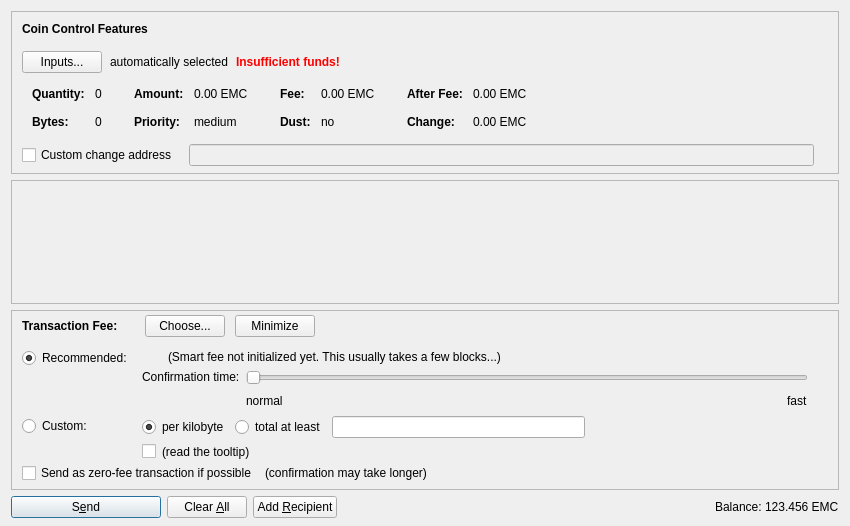
<?xml version="1.0" encoding="UTF-8"?>
<ui version="4.0">
 <class>SendCoinsDialog</class>
 <widget class="QDialog" name="SendCoinsDialog">
  <property name="geometry">
   <rect>
    <x>0</x>
    <y>0</y>
    <width>850</width>
    <height>526</height>
   </rect>
  </property>
  <property name="windowTitle">
   <string>Send Coins</string>
  </property>
  <layout class="QVBoxLayout" name="verticalLayout" stretch="0,1,0,0">
   <property name="bottomMargin">
    <number>8</number>
   </property>
   <item>
    <widget class="QFrame" name="frameCoinControl">
     <property name="sizePolicy">
      <sizepolicy hsizetype="Expanding" vsizetype="Expanding">
       <horstretch>0</horstretch>
       <verstretch>0</verstretch>
      </sizepolicy>
     </property>
     <property name="maximumSize">
      <size>
       <width>16777215</width>
       <height>16777215</height>
      </size>
     </property>
     <property name="frameShape">
      <enum>QFrame::StyledPanel</enum>
     </property>
     <property name="frameShadow">
      <enum>QFrame::Sunken</enum>
     </property>
     <layout class="QVBoxLayout" name="verticalLayoutCoinControl2">
      <property name="spacing">
       <number>0</number>
      </property>
      <property name="leftMargin">
       <number>0</number>
      </property>
      <property name="topMargin">
       <number>0</number>
      </property>
      <property name="rightMargin">
       <number>0</number>
      </property>
      <property name="bottomMargin">
       <number>6</number>
      </property>
      <item>
       <layout class="QVBoxLayout" name="verticalLayoutCoinControl" stretch="0,0,0,0,1">
        <property name="spacing">
         <number>0</number>
        </property>
        <property name="leftMargin">
         <number>10</number>
        </property>
        <property name="topMargin">
         <number>10</number>
        </property>
        <item>
         <layout class="QHBoxLayout" name="horizontalLayoutCoinControl1">
          <property name="bottomMargin">
           <number>15</number>
          </property>
          <item>
           <widget class="QLabel" name="labelCoinControlFeatures">
            <property name="sizePolicy">
             <sizepolicy hsizetype="Preferred" vsizetype="Maximum">
              <horstretch>0</horstretch>
              <verstretch>0</verstretch>
             </sizepolicy>
            </property>
            <property name="font">
             <font>
              <weight>75</weight>
              <bold>true</bold>
             </font>
            </property>
            <property name="styleSheet">
             <string notr="true">font-weight:bold;</string>
            </property>
            <property name="text">
             <string>Coin Control Features</string>
            </property>
           </widget>
          </item>
         </layout>
        </item>
        <item>
         <layout class="QHBoxLayout" name="horizontalLayoutCoinControl2" stretch="0,0,0,0">
          <property name="spacing">
           <number>8</number>
          </property>
          <property name="bottomMargin">
           <number>10</number>
          </property>
          <item>
           <widget class="QPushButton" name="pushButtonCoinControl">
            <property name="styleSheet">
             <string notr="true"/>
            </property>
            <property name="text">
             <string>Inputs...</string>
            </property>
            <property name="autoDefault">
             <bool>false</bool>
            </property>
           </widget>
          </item>
          <item>
           <widget class="QLabel" name="labelCoinControlAutomaticallySelected">
            <property name="text">
             <string>automatically selected</string>
            </property>
            <property name="margin">
             <number>5</number>
            </property>
           </widget>
          </item>
          <item>
           <widget class="QLabel" name="labelCoinControlInsuffFunds">
            <property name="font">
             <font>
              <weight>75</weight>
              <bold>true</bold>
             </font>
            </property>
            <property name="styleSheet">
             <string notr="true">color:red;font-weight:bold;</string>
            </property>
            <property name="text">
             <string>Insufficient funds!</string>
            </property>
            <property name="margin">
             <number>5</number>
            </property>
           </widget>
          </item>
          <item>
           <spacer name="horizontalSpacerCoinControl">
            <property name="orientation">
             <enum>Qt::Horizontal</enum>
            </property>
            <property name="sizeHint" stdset="0">
             <size>
              <width>40</width>
              <height>1</height>
             </size>
            </property>
           </spacer>
          </item>
         </layout>
        </item>
        <item>
         <widget class="QWidget" name="widgetCoinControl" native="true">
          <property name="sizePolicy">
           <sizepolicy hsizetype="Preferred" vsizetype="Preferred">
            <horstretch>0</horstretch>
            <verstretch>0</verstretch>
           </sizepolicy>
          </property>
          <property name="minimumSize">
           <size>
            <width>0</width>
            <height>0</height>
           </size>
          </property>
          <property name="styleSheet">
           <string notr="true"/>
          </property>
          <layout class="QHBoxLayout" name="horizontalLayoutCoinControl5">
           <property name="leftMargin">
            <number>0</number>
           </property>
           <property name="topMargin">
            <number>0</number>
           </property>
           <property name="rightMargin">
            <number>0</number>
           </property>
           <property name="bottomMargin">
            <number>0</number>
           </property>
           <item>
            <layout class="QHBoxLayout" name="horizontalLayoutCoinControl3" stretch="0,0,0,1">
             <property name="spacing">
              <number>20</number>
             </property>
             <property name="topMargin">
              <number>0</number>
             </property>
             <property name="bottomMargin">
              <number>10</number>
             </property>
             <item>
              <layout class="QFormLayout" name="formLayoutCoinControl1">
               <property name="horizontalSpacing">
                <number>10</number>
               </property>
               <property name="verticalSpacing">
                <number>14</number>
               </property>
               <property name="leftMargin">
                <number>10</number>
               </property>
               <property name="topMargin">
                <number>4</number>
               </property>
               <property name="rightMargin">
                <number>6</number>
               </property>
               <item row="0" column="0">
                <widget class="QLabel" name="labelCoinControlQuantityText">
                 <property name="font">
                  <font>
                   <weight>75</weight>
                   <bold>true</bold>
                  </font>
                 </property>
                 <property name="text">
                  <string>Quantity:</string>
                 </property>
                 <property name="margin">
                  <number>0</number>
                 </property>
                </widget>
               </item>
               <item row="0" column="1">
                <widget class="QLabel" name="labelCoinControlQuantity">
                 <property name="cursor">
                  <cursorShape>IBeamCursor</cursorShape>
                 </property>
                 <property name="contextMenuPolicy">
                  <enum>Qt::ActionsContextMenu</enum>
                 </property>
                 <property name="text">
                  <string notr="true">0</string>
                 </property>
                 <property name="margin">
                  <number>0</number>
                 </property>
                 <property name="textInteractionFlags">
                  <set>Qt::LinksAccessibleByMouse|Qt::TextSelectableByKeyboard|Qt::TextSelectableByMouse</set>
                 </property>
                </widget>
               </item>
               <item row="1" column="0">
                <widget class="QLabel" name="labelCoinControlBytesText">
                 <property name="font">
                  <font>
                   <weight>75</weight>
                   <bold>true</bold>
                  </font>
                 </property>
                 <property name="text">
                  <string>Bytes:</string>
                 </property>
                </widget>
               </item>
               <item row="1" column="1">
                <widget class="QLabel" name="labelCoinControlBytes">
                 <property name="cursor">
                  <cursorShape>IBeamCursor</cursorShape>
                 </property>
                 <property name="contextMenuPolicy">
                  <enum>Qt::ActionsContextMenu</enum>
                 </property>
                 <property name="text">
                  <string notr="true">0</string>
                 </property>
                 <property name="textInteractionFlags">
                  <set>Qt::LinksAccessibleByMouse|Qt::TextSelectableByKeyboard|Qt::TextSelectableByMouse</set>
                 </property>
                </widget>
               </item>
              </layout>
             </item>
             <item>
              <layout class="QFormLayout" name="formLayoutCoinControl2">
               <property name="horizontalSpacing">
                <number>10</number>
               </property>
               <property name="verticalSpacing">
                <number>14</number>
               </property>
               <property name="leftMargin">
                <number>6</number>
               </property>
               <property name="topMargin">
                <number>4</number>
               </property>
               <property name="rightMargin">
                <number>6</number>
               </property>
               <item row="0" column="0">
                <widget class="QLabel" name="labelCoinControlAmountText">
                 <property name="font">
                  <font>
                   <weight>75</weight>
                   <bold>true</bold>
                  </font>
                 </property>
                 <property name="text">
                  <string>Amount:</string>
                 </property>
                 <property name="margin">
                  <number>0</number>
                 </property>
                </widget>
               </item>
               <item row="0" column="1">
                <widget class="QLabel" name="labelCoinControlAmount">
                 <property name="cursor">
                  <cursorShape>IBeamCursor</cursorShape>
                 </property>
                 <property name="contextMenuPolicy">
                  <enum>Qt::ActionsContextMenu</enum>
                 </property>
                 <property name="text">
                  <string notr="true">0.00 EMC</string>
                 </property>
                 <property name="textInteractionFlags">
                  <set>Qt::LinksAccessibleByMouse|Qt::TextSelectableByKeyboard|Qt::TextSelectableByMouse</set>
                 </property>
                </widget>
               </item>
               <item row="1" column="0">
                <widget class="QLabel" name="labelCoinControlPriorityText">
                 <property name="font">
                  <font>
                   <weight>75</weight>
                   <bold>true</bold>
                  </font>
                 </property>
                 <property name="text">
                  <string>Priority:</string>
                 </property>
                </widget>
               </item>
               <item row="1" column="1">
                <widget class="QLabel" name="labelCoinControlPriority">
                 <property name="cursor">
                  <cursorShape>IBeamCursor</cursorShape>
                 </property>
                 <property name="contextMenuPolicy">
                  <enum>Qt::ActionsContextMenu</enum>
                 </property>
                 <property name="text">
                  <string notr="true">medium</string>
                 </property>
                 <property name="textInteractionFlags">
                  <set>Qt::LinksAccessibleByMouse|Qt::TextSelectableByKeyboard|Qt::TextSelectableByMouse</set>
                 </property>
                </widget>
               </item>
              </layout>
             </item>
             <item>
              <layout class="QFormLayout" name="formLayoutCoinControl3">
               <property name="horizontalSpacing">
                <number>10</number>
               </property>
               <property name="verticalSpacing">
                <number>14</number>
               </property>
               <property name="leftMargin">
                <number>6</number>
               </property>
               <property name="topMargin">
                <number>4</number>
               </property>
               <property name="rightMargin">
                <number>6</number>
               </property>
               <item row="0" column="0">
                <widget class="QLabel" name="labelCoinControlFeeText">
                 <property name="font">
                  <font>
                   <weight>75</weight>
                   <bold>true</bold>
                  </font>
                 </property>
                 <property name="text">
                  <string>Fee:</string>
                 </property>
                 <property name="margin">
                  <number>0</number>
                 </property>
                </widget>
               </item>
               <item row="0" column="1">
                <widget class="QLabel" name="labelCoinControlFee">
                 <property name="cursor">
                  <cursorShape>IBeamCursor</cursorShape>
                 </property>
                 <property name="contextMenuPolicy">
                  <enum>Qt::ActionsContextMenu</enum>
                 </property>
                 <property name="text">
                  <string notr="true">0.00 EMC</string>
                 </property>
                 <property name="textInteractionFlags">
                  <set>Qt::LinksAccessibleByMouse|Qt::TextSelectableByKeyboard|Qt::TextSelectableByMouse</set>
                 </property>
                </widget>
               </item>
               <item row="1" column="0">
                <widget class="QLabel" name="labelCoinControlLowOutputText">
                 <property name="font">
                  <font>
                   <weight>75</weight>
                   <bold>true</bold>
                  </font>
                 </property>
                 <property name="text">
                  <string>Dust:</string>
                 </property>
                </widget>
               </item>
               <item row="1" column="1">
                <widget class="QLabel" name="labelCoinControlLowOutput">
                 <property name="cursor">
                  <cursorShape>IBeamCursor</cursorShape>
                 </property>
                 <property name="contextMenuPolicy">
                  <enum>Qt::ActionsContextMenu</enum>
                 </property>
                 <property name="text">
                  <string notr="true">no</string>
                 </property>
                 <property name="textInteractionFlags">
                  <set>Qt::LinksAccessibleByMouse|Qt::TextSelectableByKeyboard|Qt::TextSelectableByMouse</set>
                 </property>
                </widget>
               </item>
              </layout>
             </item>
             <item>
              <layout class="QFormLayout" name="formLayoutCoinControl4">
               <property name="horizontalSpacing">
                <number>10</number>
               </property>
               <property name="verticalSpacing">
                <number>14</number>
               </property>
               <property name="leftMargin">
                <number>6</number>
               </property>
               <property name="topMargin">
                <number>4</number>
               </property>
               <property name="rightMargin">
                <number>6</number>
               </property>
               <item row="0" column="0">
                <widget class="QLabel" name="labelCoinControlAfterFeeText">
                 <property name="font">
                  <font>
                   <weight>75</weight>
                   <bold>true</bold>
                  </font>
                 </property>
                 <property name="text">
                  <string>After Fee:</string>
                 </property>
                 <property name="margin">
                  <number>0</number>
                 </property>
                </widget>
               </item>
               <item row="0" column="1">
                <widget class="QLabel" name="labelCoinControlAfterFee">
                 <property name="cursor">
                  <cursorShape>IBeamCursor</cursorShape>
                 </property>
                 <property name="contextMenuPolicy">
                  <enum>Qt::ActionsContextMenu</enum>
                 </property>
                 <property name="text">
                  <string notr="true">0.00 EMC</string>
                 </property>
                 <property name="textInteractionFlags">
                  <set>Qt::LinksAccessibleByMouse|Qt::TextSelectableByKeyboard|Qt::TextSelectableByMouse</set>
                 </property>
                </widget>
               </item>
               <item row="1" column="0">
                <widget class="QLabel" name="labelCoinControlChangeText">
                 <property name="font">
                  <font>
                   <weight>75</weight>
                   <bold>true</bold>
                  </font>
                 </property>
                 <property name="text">
                  <string>Change:</string>
                 </property>
                </widget>
               </item>
               <item row="1" column="1">
                <widget class="QLabel" name="labelCoinControlChange">
                 <property name="cursor">
                  <cursorShape>IBeamCursor</cursorShape>
                 </property>
                 <property name="contextMenuPolicy">
                  <enum>Qt::ActionsContextMenu</enum>
                 </property>
                 <property name="text">
                  <string notr="true">0.00 EMC</string>
                 </property>
                 <property name="textInteractionFlags">
                  <set>Qt::LinksAccessibleByMouse|Qt::TextSelectableByKeyboard|Qt::TextSelectableByMouse</set>
                 </property>
                </widget>
               </item>
              </layout>
             </item>
            </layout>
           </item>
          </layout>
         </widget>
        </item>
        <item>
         <layout class="QHBoxLayout" name="horizontalLayoutCoinControl4" stretch="0,0,0">
          <property name="spacing">
           <number>12</number>
          </property>
          <property name="sizeConstraint">
           <enum>QLayout::SetDefaultConstraint</enum>
          </property>
          <property name="topMargin">
           <number>5</number>
          </property>
          <property name="rightMargin">
           <number>5</number>
          </property>
          <item>
           <widget class="QCheckBox" name="checkBoxCoinControlChange">
            <property name="toolTip">
             <string>If this is activated, but the change address is empty or invalid, change will be sent to a newly generated address.</string>
            </property>
            <property name="text">
             <string>Custom change address</string>
            </property>
           </widget>
          </item>
          <item>
           <widget class="QValidatedLineEdit" name="lineEditCoinControlChange">
            <property name="enabled">
             <bool>false</bool>
            </property>
            <property name="sizePolicy">
             <sizepolicy hsizetype="Expanding" vsizetype="Fixed">
              <horstretch>0</horstretch>
              <verstretch>0</verstretch>
             </sizepolicy>
            </property>
           </widget>
          </item>
          <item>
           <widget class="QLabel" name="labelCoinControlChangeLabel">
            <property name="sizePolicy">
             <sizepolicy hsizetype="Preferred" vsizetype="Expanding">
              <horstretch>0</horstretch>
              <verstretch>0</verstretch>
             </sizepolicy>
            </property>
            <property name="minimumSize">
             <size>
              <width>0</width>
              <height>0</height>
             </size>
            </property>
            <property name="text">
             <string/>
            </property>
            <property name="margin">
             <number>3</number>
            </property>
           </widget>
          </item>
         </layout>
        </item>
        <item>
         <spacer name="verticalSpacerCoinControl">
          <property name="orientation">
           <enum>Qt::Vertical</enum>
          </property>
          <property name="sizeHint" stdset="0">
           <size>
            <width>800</width>
            <height>1</height>
           </size>
          </property>
         </spacer>
        </item>
       </layout>
      </item>
     </layout>
    </widget>
   </item>
   <item>
    <widget class="QScrollArea" name="scrollArea">
     <property name="widgetResizable">
      <bool>true</bool>
     </property>
     <widget class="QWidget" name="scrollAreaWidgetContents">
      <property name="geometry">
       <rect>
        <x>0</x>
        <y>0</y>
        <width>830</width>
        <height>68</height>
       </rect>
      </property>
      <layout class="QVBoxLayout" name="verticalLayout_2" stretch="0,1">
       <property name="leftMargin">
        <number>0</number>
       </property>
       <property name="topMargin">
        <number>0</number>
       </property>
       <property name="rightMargin">
        <number>0</number>
       </property>
       <property name="bottomMargin">
        <number>0</number>
       </property>
       <item>
        <layout class="QVBoxLayout" name="entries">
         <property name="spacing">
          <number>6</number>
         </property>
        </layout>
       </item>
       <item>
        <spacer name="verticalSpacer">
         <property name="orientation">
          <enum>Qt::Vertical</enum>
         </property>
         <property name="sizeHint" stdset="0">
          <size>
           <width>20</width>
           <height>40</height>
          </size>
         </property>
        </spacer>
       </item>
      </layout>
     </widget>
    </widget>
   </item>
   <item>
    <widget class="QFrame" name="frameFee">
     <property name="sizePolicy">
      <sizepolicy hsizetype="Expanding" vsizetype="Expanding">
       <horstretch>0</horstretch>
       <verstretch>0</verstretch>
      </sizepolicy>
     </property>
     <property name="maximumSize">
      <size>
       <width>16777215</width>
       <height>16777215</height>
      </size>
     </property>
     <property name="frameShape">
      <enum>QFrame::StyledPanel</enum>
     </property>
     <property name="frameShadow">
      <enum>QFrame::Sunken</enum>
     </property>
     <layout class="QVBoxLayout" name="verticalLayoutFee1">
      <property name="spacing">
       <number>0</number>
      </property>
      <property name="leftMargin">
       <number>0</number>
      </property>
      <property name="topMargin">
       <number>0</number>
      </property>
      <property name="rightMargin">
       <number>0</number>
      </property>
      <property name="bottomMargin">
       <number>0</number>
      </property>
      <item>
       <layout class="QVBoxLayout" name="verticalLayoutFee2" stretch="0,0,0">
        <property name="spacing">
         <number>0</number>
        </property>
        <property name="leftMargin">
         <number>10</number>
        </property>
        <property name="topMargin">
         <number>0</number>
        </property>
        <item>
         <layout class="QHBoxLayout" name="horizontalLayoutFee1">
          <property name="bottomMargin">
           <number>0</number>
          </property>
          <item>
           <layout class="QVBoxLayout" name="verticalLayoutFee7">
            <property name="spacing">
             <number>0</number>
            </property>
            <item>
             <spacer name="verticalSpacerSmartFee">
              <property name="orientation">
               <enum>Qt::Vertical</enum>
              </property>
              <property name="sizeType">
               <enum>QSizePolicy::Fixed</enum>
              </property>
              <property name="sizeHint" stdset="0">
               <size>
                <width>1</width>
                <height>4</height>
               </size>
              </property>
             </spacer>
            </item>
            <item>
             <layout class="QHBoxLayout" name="horizontalLayoutSmartFee">
              <property name="spacing">
               <number>10</number>
              </property>
              <item>
               <widget class="QLabel" name="labelFeeHeadline">
                <property name="sizePolicy">
                 <sizepolicy hsizetype="Preferred" vsizetype="Maximum">
                  <horstretch>0</horstretch>
                  <verstretch>0</verstretch>
                 </sizepolicy>
                </property>
                <property name="font">
                 <font>
                  <weight>75</weight>
                  <bold>true</bold>
                 </font>
                </property>
                <property name="styleSheet">
                 <string notr="true">font-weight:bold;</string>
                </property>
                <property name="text">
                 <string>Transaction Fee:</string>
                </property>
               </widget>
              </item>
              <item>
               <widget class="QLabel" name="labelFeeMinimized">
                <property name="text">
                 <string/>
                </property>
               </widget>
              </item>
              <item>
               <widget class="QPushButton" name="buttonChooseFee">
                <property name="text">
                 <string>Choose...</string>
                </property>
               </widget>
              </item>
              <item>
               <widget class="QPushButton" name="buttonMinimizeFee">
                <property name="toolTip">
                 <string>collapse fee-settings</string>
                </property>
                <property name="text">
                 <string>Minimize</string>
                </property>
               </widget>
              </item>
             </layout>
            </item>
            <item>
             <spacer name="verticalSpacer_5">
              <property name="orientation">
               <enum>Qt::Vertical</enum>
              </property>
              <property name="sizeHint" stdset="0">
               <size>
                <width>1</width>
                <height>1</height>
               </size>
              </property>
             </spacer>
            </item>
           </layout>
          </item>
          <item>
           <spacer name="horizontalSpacer_4">
            <property name="orientation">
             <enum>Qt::Horizontal</enum>
            </property>
            <property name="sizeHint" stdset="0">
             <size>
              <width>40</width>
              <height>20</height>
             </size>
            </property>
           </spacer>
          </item>
         </layout>
        </item>
        <item>
         <widget class="QFrame" name="frameFeeSelection">
          <layout class="QVBoxLayout" name="verticalLayoutFee12">
           <property name="spacing">
            <number>0</number>
           </property>
           <property name="leftMargin">
            <number>0</number>
           </property>
           <property name="topMargin">
            <number>0</number>
           </property>
           <property name="rightMargin">
            <number>0</number>
           </property>
           <property name="bottomMargin">
            <number>0</number>
           </property>
           <item>
            <layout class="QGridLayout" name="gridLayoutFee">
             <property name="topMargin">
              <number>10</number>
             </property>
             <property name="bottomMargin">
              <number>4</number>
             </property>
             <property name="horizontalSpacing">
              <number>10</number>
             </property>
             <property name="verticalSpacing">
              <number>4</number>
             </property>
             <item row="1" column="1">
              <layout class="QVBoxLayout" name="verticalLayoutFee8">
               <property name="spacing">
                <number>6</number>
               </property>
               <item>
                <layout class="QHBoxLayout" name="horizontalLayoutFee13">
                 <item>
                  <widget class="QRadioButton" name="radioCustomPerKilobyte">
                   <property name="toolTip">
                    <string>If the custom fee is set to 1000 satoshis and the transaction is only 250 bytes, then &quot;per kilobyte&quot; only pays 250 satoshis in fee, while &quot;at least&quot; pays 1000 satoshis. For transactions bigger than a kilobyte both pay by kilobyte.</string>
                   </property>
                   <property name="text">
                    <string>per kilobyte</string>
                   </property>
                   <property name="checked">
                    <bool>true</bool>
                   </property>
                   <attribute name="buttonGroup">
                    <string notr="true">groupCustomFee</string>
                   </attribute>
                  </widget>
                 </item>
                 <item>
                  <widget class="QRadioButton" name="radioCustomAtLeast">
                   <property name="toolTip">
                    <string>If the custom fee is set to 1000 satoshis and the transaction is only 250 bytes, then &quot;per kilobyte&quot; only pays 250 satoshis in fee, while &quot;total at least&quot; pays 1000 satoshis. For transactions bigger than a kilobyte both pay by kilobyte.</string>
                   </property>
                   <property name="text">
                    <string>total at least</string>
                   </property>
                   <attribute name="buttonGroup">
                    <string notr="true">groupCustomFee</string>
                   </attribute>
                  </widget>
                 </item>
                 <item>
                  <widget class="BitcoinAmountField" name="customFee"/>
                 </item>
                 <item>
                  <spacer name="horizontalSpacer_6">
                   <property name="orientation">
                    <enum>Qt::Horizontal</enum>
                   </property>
                   <property name="sizeHint" stdset="0">
                    <size>
                     <width>1</width>
                     <height>1</height>
                    </size>
                   </property>
                  </spacer>
                 </item>
                </layout>
               </item>
               <item>
                <layout class="QHBoxLayout" name="horizontalLayoutFee8">
                 <item>
                  <widget class="QCheckBox" name="checkBoxMinimumFee">
                   <property name="toolTip">
                    <string>Paying only the minimum fee is just fine as long as there is less transaction volume than space in the blocks. But be aware that this can end up in a never confirming transaction once there is more demand for supermaxcoin transactions than the network can process.</string>
                   </property>
                   <property name="text">
                    <string/>
                   </property>
                  </widget>
                 </item>
                 <item>
                  <widget class="QLabel" name="labelMinFeeWarning">
                   <property name="enabled">
                    <bool>true</bool>
                   </property>
                   <property name="toolTip">
                    <string>Paying only the minimum fee is just fine as long as there is less transaction volume than space in the blocks. But be aware that this can end up in a never confirming transaction once there is more demand for supermaxcoin transactions than the network can process.</string>
                   </property>
                   <property name="text">
                    <string>(read the tooltip)</string>
                   </property>
                   <property name="margin">
                    <number>5</number>
                   </property>
                  </widget>
                 </item>
                 <item>
                  <spacer name="horizontalSpacer_2">
                   <property name="orientation">
                    <enum>Qt::Horizontal</enum>
                   </property>
                   <property name="sizeHint" stdset="0">
                    <size>
                     <width>1</width>
                     <height>1</height>
                    </size>
                   </property>
                  </spacer>
                 </item>
                </layout>
               </item>
              </layout>
             </item>
             <item row="0" column="0">
              <layout class="QVBoxLayout" name="verticalLayoutFee4" stretch="0,1">
               <item>
                <widget class="QRadioButton" name="radioSmartFee">
                 <property name="text">
                  <string>Recommended:</string>
                 </property>
                 <property name="checked">
                  <bool>true</bool>
                 </property>
                 <attribute name="buttonGroup">
                  <string notr="true">groupFee</string>
                 </attribute>
                </widget>
               </item>
               <item>
                <spacer name="verticalSpacer_2">
                 <property name="orientation">
                  <enum>Qt::Vertical</enum>
                 </property>
                 <property name="sizeHint" stdset="0">
                  <size>
                   <width>1</width>
                   <height>1</height>
                  </size>
                 </property>
                </spacer>
               </item>
              </layout>
             </item>
             <item row="1" column="0">
              <layout class="QVBoxLayout" name="verticalLayoutFee9" stretch="0,1">
               <item>
                <widget class="QRadioButton" name="radioCustomFee">
                 <property name="text">
                  <string>Custom:</string>
                 </property>
                 <attribute name="buttonGroup">
                  <string notr="true">groupFee</string>
                 </attribute>
                </widget>
               </item>
               <item>
                <spacer name="verticalSpacer_6">
                 <property name="orientation">
                  <enum>Qt::Vertical</enum>
                 </property>
                 <property name="sizeHint" stdset="0">
                  <size>
                   <width>1</width>
                   <height>1</height>
                  </size>
                 </property>
                </spacer>
               </item>
              </layout>
             </item>
             <item row="0" column="1">
              <layout class="QVBoxLayout" name="verticalLayoutFee3" stretch="0,0,1">
               <property name="spacing">
                <number>6</number>
               </property>
               <property name="topMargin">
                <number>2</number>
               </property>
               <item>
                <layout class="QHBoxLayout" name="horizontalLayoutFee12">
                 <item>
                  <widget class="QLabel" name="labelSmartFee">
                   <property name="text">
                    <string/>
                   </property>
                   <property name="margin">
                    <number>2</number>
                   </property>
                  </widget>
                 </item>
                 <item>
                  <widget class="QLabel" name="labelFeeEstimation">
                   <property name="text">
                    <string/>
                   </property>
                  </widget>
                 </item>
                 <item>
                  <widget class="QLabel" name="labelSmartFee2">
                   <property name="text">
                    <string>(Smart fee not initialized yet. This usually takes a few blocks...)</string>
                   </property>
                   <property name="margin">
                    <number>2</number>
                   </property>
                  </widget>
                 </item>
                 <item>
                  <spacer name="horizontalSpacer_5">
                   <property name="orientation">
                    <enum>Qt::Horizontal</enum>
                   </property>
                   <property name="sizeHint" stdset="0">
                    <size>
                     <width>1</width>
                     <height>1</height>
                    </size>
                   </property>
                  </spacer>
                 </item>
                </layout>
               </item>
               <item>
                <layout class="QHBoxLayout" name="horizontalLayoutFee9">
                 <item>
                  <layout class="QVBoxLayout" name="verticalLayoutFee6">
                   <item>
                    <widget class="QLabel" name="labelSmartFee3">
                     <property name="text">
                      <string>Confirmation time:</string>
                     </property>
                     <property name="margin">
                      <number>2</number>
                     </property>
                    </widget>
                   </item>
                   <item>
                    <spacer name="verticalSpacer_3">
                     <property name="orientation">
                      <enum>Qt::Vertical</enum>
                     </property>
                     <property name="sizeHint" stdset="0">
                      <size>
                       <width>1</width>
                       <height>1</height>
                      </size>
                     </property>
                    </spacer>
                   </item>
                  </layout>
                 </item>
                 <item>
                  <layout class="QVBoxLayout" name="verticalLayoutFee5">
                   <property name="rightMargin">
                    <number>30</number>
                   </property>
                   <item>
                    <widget class="QSlider" name="sliderSmartFee">
                     <property name="minimum">
                      <number>0</number>
                     </property>
                     <property name="maximum">
                      <number>24</number>
                     </property>
                     <property name="pageStep">
                      <number>1</number>
                     </property>
                     <property name="value">
                      <number>0</number>
                     </property>
                     <property name="orientation">
                      <enum>Qt::Horizontal</enum>
                     </property>
                     <property name="invertedAppearance">
                      <bool>false</bool>
                     </property>
                     <property name="invertedControls">
                      <bool>false</bool>
                     </property>
                     <property name="tickPosition">
                      <enum>QSlider::NoTicks</enum>
                     </property>
                    </widget>
                   </item>
                   <item>
                    <layout class="QHBoxLayout" name="horizontalLayoutFee10">
                     <item>
                      <widget class="QLabel" name="labelSmartFeeNormal">
                       <property name="text">
                        <string>normal</string>
                       </property>
                      </widget>
                     </item>
                     <item>
                      <spacer name="horizontalSpacer_3">
                       <property name="orientation">
                        <enum>Qt::Horizontal</enum>
                       </property>
                       <property name="sizeHint" stdset="0">
                        <size>
                         <width>40</width>
                         <height>20</height>
                        </size>
                       </property>
                      </spacer>
                     </item>
                     <item>
                      <widget class="QLabel" name="labelSmartFeeFast">
                       <property name="text">
                        <string>fast</string>
                       </property>
                      </widget>
                     </item>
                    </layout>
                   </item>
                  </layout>
                 </item>
                </layout>
               </item>
               <item>
                <spacer name="verticalSpacer_4">
                 <property name="orientation">
                  <enum>Qt::Vertical</enum>
                 </property>
                 <property name="sizeHint" stdset="0">
                  <size>
                   <width>1</width>
                   <height>1</height>
                  </size>
                 </property>
                </spacer>
               </item>
              </layout>
             </item>
            </layout>
           </item>
           <item>
            <layout class="QHBoxLayout" name="horizontalLayoutFee5" stretch="0,0,0">
             <property name="spacing">
              <number>8</number>
             </property>
             <property name="bottomMargin">
              <number>4</number>
             </property>
             <item>
              <widget class="QCheckBox" name="checkBoxFreeTx">
               <property name="text">
                <string>Send as zero-fee transaction if possible</string>
               </property>
              </widget>
             </item>
             <item>
              <widget class="QLabel" name="labelFreeTx">
               <property name="text">
                <string>(confirmation may take longer)</string>
               </property>
               <property name="margin">
                <number>5</number>
               </property>
              </widget>
             </item>
             <item>
              <spacer name="horizontalSpacerFee5">
               <property name="orientation">
                <enum>Qt::Horizontal</enum>
               </property>
               <property name="sizeHint" stdset="0">
                <size>
                 <width>1</width>
                 <height>1</height>
                </size>
               </property>
              </spacer>
             </item>
            </layout>
           </item>
           <item>
            <spacer name="verticalSpacerFee2">
             <property name="orientation">
              <enum>Qt::Vertical</enum>
             </property>
             <property name="sizeHint" stdset="0">
              <size>
               <width>1</width>
               <height>1</height>
              </size>
             </property>
            </spacer>
           </item>
          </layout>
         </widget>
        </item>
        <item>
         <spacer name="verticalSpacerFee">
          <property name="orientation">
           <enum>Qt::Vertical</enum>
          </property>
          <property name="sizeHint" stdset="0">
           <size>
            <width>800</width>
            <height>1</height>
           </size>
          </property>
         </spacer>
        </item>
       </layout>
      </item>
     </layout>
    </widget>
   </item>
   <item>
    <layout class="QHBoxLayout" name="horizontalLayout">
     <item>
      <widget class="QPushButton" name="sendButton">
       <property name="minimumSize">
        <size>
         <width>150</width>
         <height>0</height>
        </size>
       </property>
       <property name="toolTip">
        <string>Confirm the send action</string>
       </property>
       <property name="text">
        <string>S&amp;end</string>
       </property>
       <property name="icon">
        <iconset resource="../bitcoin.qrc">
         <normaloff>:/icons/send</normaloff>:/icons/send</iconset>
       </property>
       <property name="autoDefault">
        <bool>false</bool>
       </property>
       <property name="default">
        <bool>true</bool>
       </property>
      </widget>
     </item>
     <item>
      <widget class="QPushButton" name="clearButton">
       <property name="sizePolicy">
        <sizepolicy hsizetype="Minimum" vsizetype="Fixed">
         <horstretch>0</horstretch>
         <verstretch>0</verstretch>
        </sizepolicy>
       </property>
       <property name="toolTip">
        <string>Clear all fields of the form.</string>
       </property>
       <property name="text">
        <string>Clear &amp;All</string>
       </property>
       <property name="icon">
        <iconset resource="../bitcoin.qrc">
         <normaloff>:/icons/remove</normaloff>:/icons/remove</iconset>
       </property>
       <property name="autoDefault">
        <bool>false</bool>
       </property>
      </widget>
     </item>
     <item>
      <widget class="QPushButton" name="addButton">
       <property name="toolTip">
        <string>Send to multiple recipients at once</string>
       </property>
       <property name="text">
        <string>Add &amp;Recipient</string>
       </property>
       <property name="icon">
        <iconset resource="../bitcoin.qrc">
         <normaloff>:/icons/add</normaloff>:/icons/add</iconset>
       </property>
       <property name="autoDefault">
        <bool>false</bool>
       </property>
      </widget>
     </item>
     <item>
      <spacer name="horizontalSpacer">
       <property name="orientation">
        <enum>Qt::Horizontal</enum>
       </property>
       <property name="sizeHint" stdset="0">
        <size>
         <width>40</width>
         <height>20</height>
        </size>
       </property>
      </spacer>
     </item>
     <item>
      <layout class="QHBoxLayout" name="horizontalLayout_2">
       <property name="spacing">
        <number>3</number>
       </property>
       <item>
        <widget class="QLabel" name="label">
         <property name="sizePolicy">
          <sizepolicy hsizetype="Preferred" vsizetype="Fixed">
           <horstretch>0</horstretch>
           <verstretch>0</verstretch>
          </sizepolicy>
         </property>
         <property name="text">
          <string>Balance:</string>
         </property>
        </widget>
       </item>
       <item>
        <widget class="QLabel" name="labelBalance">
         <property name="sizePolicy">
          <sizepolicy hsizetype="Preferred" vsizetype="Fixed">
           <horstretch>0</horstretch>
           <verstretch>0</verstretch>
          </sizepolicy>
         </property>
         <property name="cursor">
          <cursorShape>IBeamCursor</cursorShape>
         </property>
         <property name="text">
          <string notr="true">123.456 EMC</string>
         </property>
         <property name="textInteractionFlags">
          <set>Qt::LinksAccessibleByMouse|Qt::TextSelectableByKeyboard|Qt::TextSelectableByMouse</set>
         </property>
        </widget>
       </item>
      </layout>
     </item>
    </layout>
   </item>
  </layout>
 </widget>
 <customwidgets>
  <customwidget>
   <class>QValidatedLineEdit</class>
   <extends>QLineEdit</extends>
   <header>qvalidatedlineedit.h</header>
  </customwidget>
  <customwidget>
   <class>BitcoinAmountField</class>
   <extends>QLineEdit</extends>
   <header>bitcoinamountfield.h</header>
   <container>1</container>
  </customwidget>
 </customwidgets>
 <resources>
  <include location="../bitcoin.qrc"/>
 </resources>
 <connections/>
 <buttongroups>
  <buttongroup name="groupFee"/>
  <buttongroup name="groupCustomFee"/>
 </buttongroups>
</ui>
